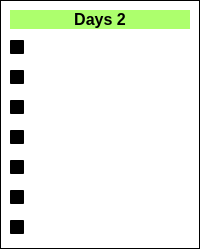
                 <widget class="QWidget" name="Day2">
                  <property name="styleSheet">
                   <string notr="true">background-color: qlineargradient(spread:pad, x1:0, y1:0, x2:1, y2:1, stop:0 rgba(0, 0, 0, 0), stop:1 rgba(255, 255, 255, 0));</string>
                  </property>
                  <layout class="QHBoxLayout" name="horizontalLayout_15">
                   <property name="spacing">
                    <number>0</number>
                   </property>
                   <property name="leftMargin">
                    <number>0</number>
                   </property>
                   <property name="topMargin">
                    <number>0</number>
                   </property>
                   <property name="rightMargin">
                    <number>0</number>
                   </property>
                   <property name="bottomMargin">
                    <number>0</number>
                   </property>
                   <item>
                    <widget class="QFrame" name="SubjectDays_2">
                     <property name="frameShape">
                      <enum>QFrame::StyledPanel</enum>
                     </property>
                     <property name="frameShadow">
                      <enum>QFrame::Raised</enum>
                     </property>
                     <layout class="QVBoxLayout" name="verticalLayout_5">
                      <item>
                       <widget class="QLabel" name="Subject2DaysHeading">
                        <property name="maximumSize">
                         <size>
                          <width>16777215</width>
                          <height>100</height>
                         </size>
                        </property>
                        <property name="font">
                         <font>
                          <pointsize>12</pointsize>
                          <weight>75</weight>
                          <bold>true</bold>
                         </font>
                        </property>
                        <property name="styleSheet">
                         <string notr="true">QLabel{
	
color: rgb(241, 44, 172);
	color: rgb(0, 0, 0);
	background-color: rgba(150, 255, 69,200);
border-radius:50px;

}</string>
                        </property>
                        <property name="midLineWidth">
                         <number>4</number>
                        </property>
                        <property name="text">
                         <string>Days 2</string>
                        </property>
                        <property name="alignment">
                         <set>Qt::AlignCenter</set>
                        </property>
                       </widget>
                      </item>
                      <item>
                       <widget class="QCheckBox" name="Subject2Sunday">
                        <property name="font">
                         <font>
                          <pointsize>11</pointsize>
                         </font>
                        </property>
                        <property name="styleSheet">
                         <string notr="true">QCheckBox{

	color: rgb(255, 255, 255);
}</string>
                        </property>
                        <property name="text">
                         <string>Sun</string>
                        </property>
                        <property name="tristate">
                         <bool>false</bool>
                        </property>
                       </widget>
                      </item>
                      <item>
                       <widget class="QCheckBox" name="Subject2Monday">
                        <property name="font">
                         <font>
                          <pointsize>11</pointsize>
                         </font>
                        </property>
                        <property name="styleSheet">
                         <string notr="true">QCheckBox{

	color: rgb(255, 255, 255);
}</string>
                        </property>
                        <property name="text">
                         <string>Mon</string>
                        </property>
                        <property name="tristate">
                         <bool>false</bool>
                        </property>
                       </widget>
                      </item>
                      <item>
                       <widget class="QCheckBox" name="Subject2Tuesday">
                        <property name="font">
                         <font>
                          <pointsize>11</pointsize>
                         </font>
                        </property>
                        <property name="styleSheet">
                         <string notr="true">QCheckBox{

	color: rgb(255, 255, 255);
}</string>
                        </property>
                        <property name="text">
                         <string>Tue</string>
                        </property>
                        <property name="tristate">
                         <bool>false</bool>
                        </property>
                       </widget>
                      </item>
                      <item>
                       <widget class="QCheckBox" name="Subject2Wednesday">
                        <property name="font">
                         <font>
                          <pointsize>11</pointsize>
                         </font>
                        </property>
                        <property name="styleSheet">
                         <string notr="true">QCheckBox{

	color: rgb(255, 255, 255);
}</string>
                        </property>
                        <property name="text">
                         <string>Wed</string>
                        </property>
                        <property name="tristate">
                         <bool>false</bool>
                        </property>
                       </widget>
                      </item>
                      <item>
                       <widget class="QCheckBox" name="Subject2Thursday">
                        <property name="font">
                         <font>
                          <pointsize>11</pointsize>
                         </font>
                        </property>
                        <property name="styleSheet">
                         <string notr="true">QCheckBox{

	color: rgb(255, 255, 255);
}</string>
                        </property>
                        <property name="text">
                         <string>Thu</string>
                        </property>
                        <property name="tristate">
                         <bool>false</bool>
                        </property>
                       </widget>
                      </item>
                      <item>
                       <widget class="QCheckBox" name="Subject2Friday">
                        <property name="font">
                         <font>
                          <pointsize>11</pointsize>
                         </font>
                        </property>
                        <property name="styleSheet">
                         <string notr="true">QCheckBox{

	color: rgb(255, 255, 255);
}</string>
                        </property>
                        <property name="text">
                         <string>Fri</string>
                        </property>
                        <property name="tristate">
                         <bool>false</bool>
                        </property>
                       </widget>
                      </item>
                      <item>
                       <widget class="QCheckBox" name="Subject2Saturday">
                        <property name="font">
                         <font>
                          <pointsize>11</pointsize>
                         </font>
                        </property>
                        <property name="styleSheet">
                         <string notr="true">QCheckBox{

	color: rgb(255, 255, 255);
}</string>
                        </property>
                        <property name="text">
                         <string>Sat</string>
                        </property>
                        <property name="tristate">
                         <bool>false</bool>
                        </property>
                       </widget>
                      </item>
                     </layout>
                    </widget>
                   </item>
                  </layout>
                 </widget>
